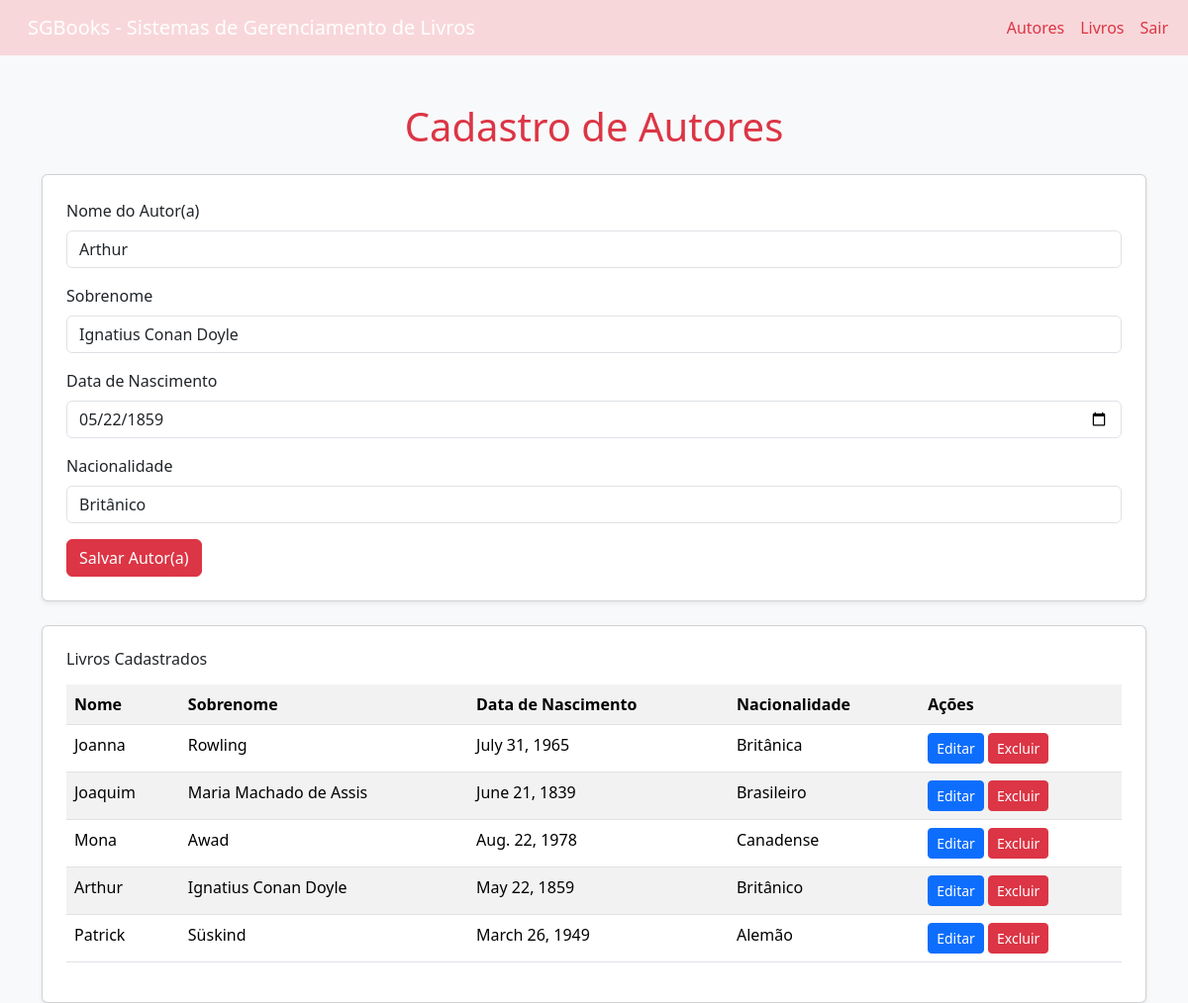
/livros/editar_autor/4/, run on the app's committed database.
### sgblivros/models.py (models this page shows)
class Autor (models.Model):
    nome = models.CharField (max_length=150)
    sobrenome = models.CharField (max_length=500)
    data_nascimento = models.DateField (blank=True, null=True)
    nacionalidade = models.CharField (max_length=80, blank=True, null=True)
    '''
    def __str__(self):
        return f"{self.nome} {self.sobrenome}"
        '''

### sgblivros/views.py (the view, shortened to what this page needs)
# urls.py: path('editar_autor/<int:autor_id>/', views.edita_autor, name='edita_autor'),
def edita_autor(request, autor_id):
    autor = get_object_or_404(Autor, id=autor_id)
    autores = Autor.objects.all()
    return render(request, 'autor.html', {'autor_editar': autor, 'autores': autores})

### sgblivros/templates/autor.html (shortened to what this page needs)
<!DOCTYPE html>
<html lang="pt-br">
<head>
    <link href="https://cdn.jsdelivr.net/npm/bootstrap@5.3.8/dist/css/bootstrap.min.css" rel="stylesheet">
</head>
<body>
    <body class="bg-light">
        <header>
        <nav class="navbar navbar-expand-lg navbar-dark bg-danger-subtle">
        <div class="container-fluid">
            <a class="navbar-brand mb-0 h1 mx-3 text-gray" href="#">SGBooks - Sistemas de Gerenciamento de Livros</a>
            <div class="collapse navbar-collapse" id="navbarNav">
            <ul class="navbar-nav ms-auto">
                <li class="nav-item">
                    <a class="nav-link text-danger" href="#">Autores</a>
                </li>
                <li class="nav-item">
                    <a class="nav-link text-danger" href="{% url 'livros' %}">Livros</a>
                </li>
                <li class="nav-item">
                    <a class="nav-link text-danger" href="{% url 'logout' %}" class="danger">Sair</a>
                </li>
            </ul>
            </div>
        </div>
        </nav>
    </header>
    <div class="container mt-5">
        <h1 class="mb-4 text-center text-danger">Cadastro de Autores</h1>
        <div class="card p-4 mb-4 shadow-sm">
            <form action="{% url 'cadastra_autor' %}" method="POST">
            <div class="mb-3">
                <label for="nome_autor" class="form-label">Nome do Autor(a)</label>
                <input type="text" class="form-control" id="nome_autor" name="nome" value="{{ autor_editar.nome|default:'' }}" required>
            </div>
            <div class="mb-3">
                <label for="sobrenome" class="form-label">Sobrenome</label>
                <input type="text" class="form-control" id="sobrenome" name="sobrenome" value="{{ autor_editar.sobrenome|default:'' }}" required>
            </div>
            <div class="mb-3">
                <label for="data_nascimento" class="form-label">Data de Nascimento</label>
                <input type="date" class="form-control" id="data_nascimento" name="data_nascimento" value="{{ autor_editar.data_nascimento|date:'Y-m-d' }}" required>
            </div>
            <div class="mb-3">
                <label for="nacionalidade" class="form-label">Nacionalidade</label>
                <input type="text" class="form-control" id="nacionalidade" name="nacionalidade" value="{{ autor_editar.nacionalidade|default:'' }}" required>
            </div>
                <button type="submit" class="btn btn-danger">Salvar Autor(a)</button>
            </form>
        </div>
        <div class="card p-4 shadow-sm">
            <h6 class="mb-3">Livros Cadastrados</h6>
            <table class="table table-striped table-hover">
            <tr>
                <th>Nome</th>
                <th>Sobrenome</th>
                <th>Data de Nascimento</th>
                <th>Nacionalidade</th>
                <th>Ações</th>
            </tr>
            {% for autor in autores %}
                <tr>
                <td>{{ autor.nome }}</td>
                <td>{{ autor.sobrenome}}</td>
                <td>{{ autor.data_nascimento }}</td>
                <td>{{ autor.nacionalidade }}</td>
                <td>
                    <a href="{% url 'edita_autor' autor.id %}" class="btn btn-sm btn-primary">Editar</a>
                    <a href="{% url 'exclui_autor' autor.id %}" class="btn btn-sm btn-danger" onclick="return confirm('Deseja excluir esse livro?')">Excluir</a>
                </td>
                </tr>
            {% empty %}
            </table>
            <tr>
                <td colspan="5" class="text-center">Nenhum Autor cadastrado.</td>
            </tr>
            {% endfor %}
        </div>
    </div>
</body>
</html>

### data on the page
Autor: nome "Arthur", sobrenome "Ignatius Conan Doyle", data_nascimento "05/22/1859", nacionalidade "Britânico", data_nascimento "May 22, 1859"
Autor: nome "Joanna", sobrenome "Rowling", data_nascimento "July 31, 1965", nacionalidade "Britânica"
Autor: nome "Joaquim", sobrenome "Maria Machado de Assis", data_nascimento "June 21, 1839", nacionalidade "Brasileiro"
Autor: nome "Mona", sobrenome "Awad", data_nascimento "Aug. 22, 1978", nacionalidade "Canadense"
Autor: nome "Patrick", sobrenome "Süskind", data_nascimento "March 26, 1949", nacionalidade "Alemão"
